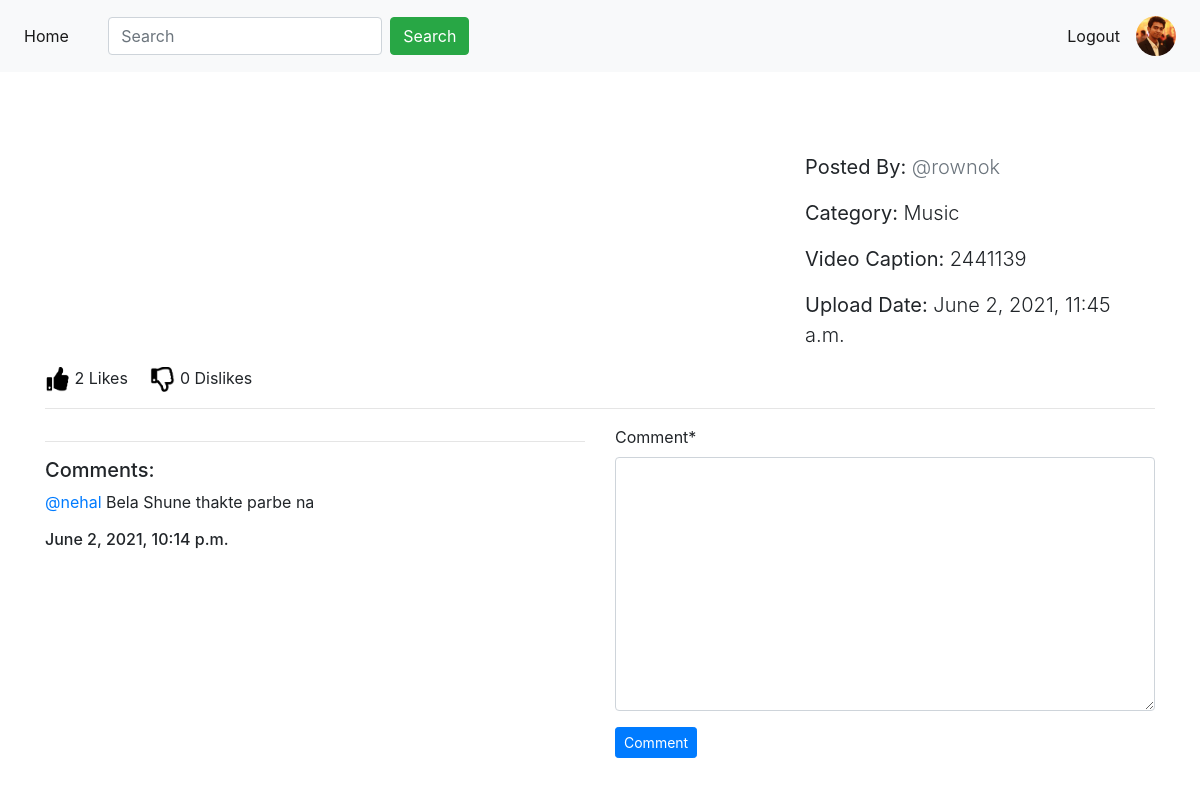
Page /post/details/3/ (signed in) on the committed database.
### App_Login/models.py (models this page shows)
class UserProfile(models.Model):
    user = models.OneToOneField(
        User, on_delete=models.CASCADE, related_name='user_profile')
    profile_pic = models.ImageField(upload_to='profile_pics', blank=True)
    description = models.TextField(blank=True)
    full_name = models.CharField(max_length=264, blank=True)
    dob = models.DateField(blank=True, null=True)
    website = models.URLField(blank=True)
    facebook = models.URLField(blank=True)

### App_Posts/models.py (models this page shows)
class Post(models.Model):
    author = models.ForeignKey(
        User, on_delete=models.CASCADE, related_name='post')
    thumbnil = models.ImageField(upload_to='post_images')
    vid_url = EmbedVideoField()  # same like models.URLField()
    CHOICES = [
        ('Music', 'Music'),
        ('Science', 'Science'),
        ('Sports', 'Sports'),
        ('Game', 'Game'),
        ('Dance', 'Dance'),
        ('Others', 'Others'), ]
    catagory = models.CharField(
        max_length=264, choices=CHOICES, default='Others')
    caption = models.CharField(max_length=264, blank=True)
    upload_date = models.DateTimeField(auto_now_add=True)
    update_date = models.DateTimeField(auto_now=True)
    class Meta:
        ordering = ['-upload_date', ]

class Comment(models.Model):
    post = models.ForeignKey(
        Post, on_delete=models.CASCADE, related_name='vid_comment')
    user = models.ForeignKey(
        User, on_delete=models.CASCADE, related_name='user_comment')
    comment = models.TextField()
    comment_date = models.DateTimeField(auto_now_add=True)
    class Meta:
        ordering = ('-comment_date',)

### App_Posts/views.py (the view, shortened to what this page needs)
# urls.py: path('details/<pk>/', views.post_details, name='post_details'),
@login_required
def post_details(request, pk):
    post = Post.objects.get(pk=pk)
    comment_form = CommentForm()
    already_liked = Like.objects.filter(post=post, user=request.user)
    already_disliked = Dislike.objects.filter(post=post, user=request.user)
    if already_liked:
        liked = True
    else:
        liked = False
    if already_disliked:
        disliked = True
    else:
        disliked = False
    return render(request, 'App_Posts/post_details.html', context={'post': post, 'comment_form': comment_form, 'liked': liked, 'disliked': disliked})

### App_Posts/forms.py
class CommentForm(forms.ModelForm):
    class Meta:
        model = Comment
        fields = ('comment',)

### templates/App_Posts/post_details.html (shortened to what this page needs)
{% extends 'navbar.html' %} {% load embed_video_tags %} {% load crispy_forms_tags %} {%block title_block %} {{title}} {%endblock%} {%block body_block %}
<div class="row">
    <div class="col-8">
    </div>
    <div class="col-4">
        <blockquote class="blockquote lead">
            <p> <b>Posted By:</b> <a href="{% url 'App_Login:user' username=post.author %}"><span class="text-muted">@{{post.author}}</span></a> </p>
            <p> <b>Category:</b> {{post.catagory}}</p>
            <p> <b>Video Caption:</b> {{post.caption}}</p>
            <p> <b>Upload Date:</b> {{post.upload_date}}</p>
        </blockquote>
    </div>
</div>
{% if not liked %}
<a href="{% url 'App_Posts:liked' pk=post.pk %}">
    <img src="/media/like.jpg" alt="pic not found" width="25px" height="25px">
</a>
{% else %}
<a href="{% url 'App_Posts:liked' pk=post.pk %}">
    <img src="/media/like_fill.jpg" width="25px" height="25px">
</a>
{% endif %} {{ post.liked_post.count }} Likes &nbsp; &nbsp; {% if not disliked %}
<a href="{% url 'App_Posts:unliked' pk=post.pk %}">
    <img src="/media/dislike.jpg" width="25px" height="25px">
</a>
{% else %}
<a href="{% url 'App_Posts:unliked' pk=post.pk %}">
    <img src="/media/dislike_fill.jpg" width="25px" height="25px">
</a>
{% endif %} {{ post.disliked_post.count }} Dislikes
<hr>
<div class="row">
    <div class="col-sm-6">
        <hr>
        <h5>Comments:</h5>
        {% for comment in post.vid_comment.all %}
        <p><a href="{% url 'App_Login:user' username=user.username %}">@{{comment.user}}</a> {{comment.comment}}<br>
            <h6>{{comment.comment_date}}</h6>
        </p>
        {% endfor %}
    </div>
    <div class="col-sm-6">
        <form method="POST">
            {{ comment_form|crispy }} {% csrf_token %}
            <button type="submit" class="btn btn-primary btn-sm">Comment</button>
        </form>
    </div>
</div>
<br>
<br> {% endblock %}

### templates/navbar.html (shortened to what this page needs)
<!DOCTYPE html>
<html lang="en" dir="ltr">
<head>
    <link rel="stylesheet" href="https://maxcdn.bootstrapcdn.com/bootstrap/4.4.1/css/bootstrap.min.css">
    <link rel="stylesheet" href="https://cdnjs.cloudflare.com/ajax/libs/font-awesome/4.7.0/css/font-awesome.min.css">
</head>
<body>
    <nav class="navbar navbar-expand-sm bg-light navbar-light">
        <ul class="navbar-nav">
            <li class="nav-item active" style="margin: auto;">
                <a class="nav-link" href="{% url 'home' %}">Home</a>
            </li>
            <form class="form-inline" method="GET">
                <input class="form-control mr-sm-2" type="text" name="search" placeholder="Search">
                <button class="btn btn-success" type="submit">Search</button>
            </form>
        </ul>
        <ul class="navbar-nav ml-auto">
            <li class="nav-item active" style="margin: auto;">
                <a class="nav-link" href="{% url 'App_Login:logout' %}">Logout</a>
            </li>
            <li class="nav-item ml-auto">
                {% if user.user_profile.profile_pic %}
                <a class="nav-link" href="{% url 'App_Login:profile' %}">
                    <img src="/media/{{user.user_profile.profile_pic}}" width="40px" height="40px" class="rounded-circle">
                </a>
                {% else %}
                <a class="nav-link" href="{% url 'App_Login:profile' %}"><img src="/media/default.png" width="40px" height="40px" class="rounded-circle"></a>
                {% endif %}
            </li>
        </ul>
    </nav>
    <div class="container" style='padding-top:80px'>
        {% block body_block %} {% endblock %}
    </div>
</body>

### rows in the picture
Post: author "rownok", catagory "Music", caption "2441139", upload_date "June 2, 2021, 11:45 a.m.", liked_post.count "2", disliked_post.count "0"
Comment: user "nehal", comment "Bela Shune thakte parbe na", comment_date "June 2, 2021, 10:14 p.m."
